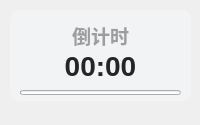
<?xml version="1.0" encoding="UTF-8"?>
<ui version="4.0">
 <class>Theme</class>
 <widget class="QWidget" name="Form">
  <property name="geometry">
   <rect>
    <x>0</x>
    <y>0</y>
    <width>200</width>
    <height>125</height>
   </rect>
  </property>
  <property name="minimumSize">
   <size>
    <width>0</width>
    <height>0</height>
   </size>
  </property>
  <property name="maximumSize">
   <size>
    <width>16777215</width>
    <height>65536</height>
   </size>
  </property>
  <property name="windowTitle">
   <string>活动倒计时</string>
  </property>
  <widget class="ProgressBar" name="progressBar">
   <property name="geometry">
    <rect>
     <x>20</x>
     <y>90</y>
     <width>161</width>
     <height>5</height>
    </rect>
   </property>
   <property name="minimumSize">
    <size>
     <width>0</width>
     <height>5</height>
    </size>
   </property>
   <property name="maximumSize">
    <size>
     <width>16777215</width>
     <height>6</height>
    </size>
   </property>
   <property name="styleSheet">
    <string notr="true"/>
   </property>
   <property name="orientation">
    <enum>Qt::Horizontal</enum>
   </property>
   <property name="useAni">
    <bool>true</bool>
   </property>
   <property name="val">
    <double>0.000000000000000</double>
   </property>
  </widget>
  <widget class="QLabel" name="activity_countdown_title">
   <property name="geometry">
    <rect>
     <x>20</x>
     <y>20</y>
     <width>161</width>
     <height>31</height>
    </rect>
   </property>
   <property name="font">
    <font>
     <family>Microsoft YaHei UI</family>
     <pointsize>14</pointsize>
     <weight>75</weight>
     <bold>true</bold>
    </font>
   </property>
   <property name="styleSheet">
    <string notr="true">color: rgba(0, 0, 0, 90);
font-weight: bold;</string>
   </property>
   <property name="text">
    <string>倒计时</string>
   </property>
   <property name="textFormat">
    <enum>Qt::PlainText</enum>
   </property>
   <property name="alignment">
    <set>Qt::AlignCenter</set>
   </property>
  </widget>
  <widget class="QLabel" name="activity_countdown">
   <property name="geometry">
    <rect>
     <x>20</x>
     <y>40</y>
     <width>161</width>
     <height>51</height>
    </rect>
   </property>
   <property name="font">
    <font>
     <family>Microsoft YaHei UI</family>
     <pointsize>21</pointsize>
     <weight>75</weight>
     <bold>true</bold>
    </font>
   </property>
   <property name="styleSheet">
    <string notr="true">border: none;
color: rgba(37, 37, 37, 255);
font-weight: bold</string>
   </property>
   <property name="text">
    <string>00:00</string>
   </property>
   <property name="textFormat">
    <enum>Qt::PlainText</enum>
   </property>
   <property name="alignment">
    <set>Qt::AlignCenter</set>
   </property>
  </widget>
  <widget class="QLabel" name="backgnd">
   <property name="geometry">
    <rect>
     <x>10</x>
     <y>10</y>
     <width>181</width>
     <height>91</height>
    </rect>
   </property>
   <property name="styleSheet">
    <string notr="true">background-color: rgba(242, 243, 245, 255);
border-radius: 8px</string>
   </property>
   <property name="text">
    <string/>
   </property>
  </widget>
  <zorder>backgnd</zorder>
  <zorder>progressBar</zorder>
  <zorder>activity_countdown_title</zorder>
  <zorder>activity_countdown</zorder>
 </widget>
 <customwidgets>
  <customwidget>
   <class>ProgressBar</class>
   <extends>QProgressBar</extends>
   <header>qfluentwidgets</header>
  </customwidget>
 </customwidgets>
 <resources/>
 <connections/>
</ui>
